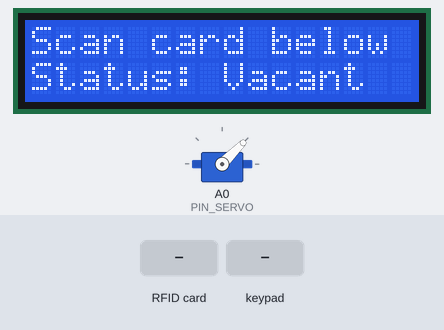
Recording of a sketch running on a simulated Arduino Uno, built with avr-gcc and run on an emulated ATmega328P. Shown: servo, 16×2 character LCD. The test bench sets the inputs (shaded band). What the sketch prints to the serial monitor is not drawn.

Above: at 1.3 s.
1.4 s: RFID card 5E 7A 19 C4 held to the reader
At 2.2 s:
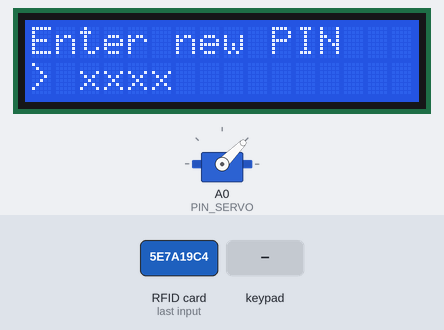
3.0 s: keypad keys 9 8 7 6 # pressed 0.4 s apart
At 6.0 s:
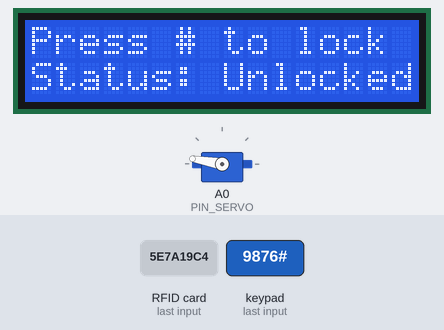
6.5 s: key '#' pressed
At 7.1 s:
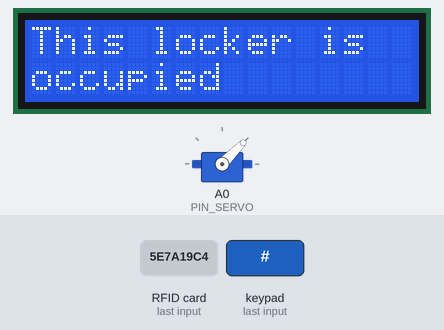
8.0 s: RFID card 5E 7A 19 C4 held to the reader
At 8.8 s:
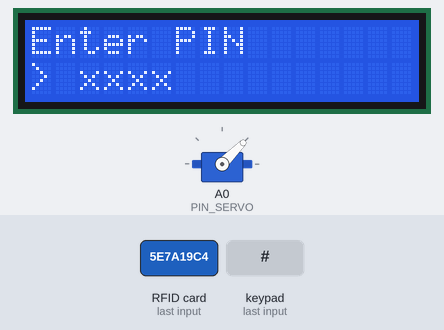
9.7 s: key 'A' pressed
At 10.9 s:
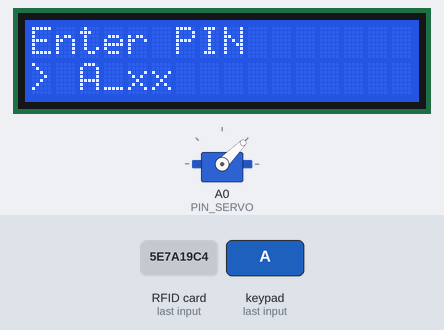
11.2 s: key 'B' pressed
At 12.2 s:
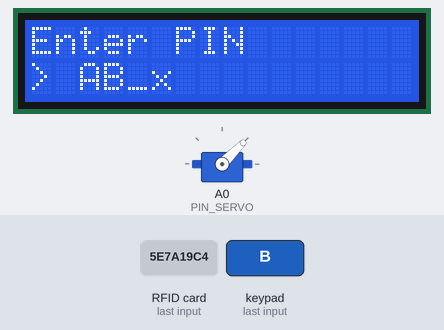
Timing chart, 0 to 13.7 s (numbered marks = the images above; inputs shaded):
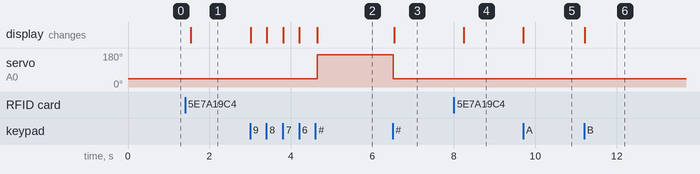

Measured:
- after the input at 1.4 s, the display: changes after 0.14 s (image 1)
- after the input at 3.0 s, servo on A0 (PIN_SERVO): 45° → 170° after 1.6 s; the display: first changes at once (image 2 shows a later state)
- after the input at 6.5 s, servo on A0 (PIN_SERVO): 170° → 45° at once; the display: changes at once (image 3)
- after the input at 8.0 s, the display: changes after 0.24 s (image 4)
- after the input at 9.7 s, the display: changes at once (image 5)
- after the input at 11.2 s, the display: changes at once (image 6)

The sketch:

Self-Service_Baggage_Lockers.ino
```cpp
/*
 * Baliuag University Library Locker - An RFID-based Baggage System.
 *
 * ========== MODULES USED ==========
 *
 * - 1x LCD1602 Module
 * - 1x RC522 RFID Module
 * - 1x Membrane Switch Module
 * - 1x SG90 Servo Motor
 *
 * ========== THIRD-PARTY LIBRARIES INCLUDED ==========
 *
 * - Keypad v3.1.1 (https://playground.arduino.cc/Code/Keypad)
 * - LiquidCrystal_I2C v1.1.2
 * (https://github.com/marcoschwartz/LiquidCrystal_I2C)
 * - MFRC522 v1.4.11 (https://github.com/miguelbalboa/rfid)
 * - Servo v1.2.1 (https://www.arduino.cc/en/Reference/Servo)
 *
 * ========== PIN LAYOUT ==========
 *
 * | Pin Number/Code | Description              |
 * | --------------- | ------------------------ |
 * |                 |                          |
 * | A0              | SG90 Servo Motor         |
 * | 1               | Membrane switch column 4 |
 * | 2               | Membrane switch column 3 |
 * | 3               | Membrane switch column 2 |
 * | 4               | Membrane switch column 1 |
 * | 5               | RFID RST                 |
 * | 6               | Membrane switch row 4    |
 * | 7               | Membrane switch row 3    |
 * | 8               | Membrane switch row 2    |
 * | 9               | Membrane switch row 1    |
 * | 10              | RFID SDA/SS              |
 * | 11              | RFID MOSI                |
 * | 12              | RFID MISO                |
 * | 13              | RFID SCK                 |
 * | SDA             | LCD1602 SDA              |
 * | SCL             | LCD1602 I2C SCL          |
 */

#include <Servo.h>
#include <Keypad.h>
#include <MFRC522.h>
#include <SPI.h> // used together with MFRC522.h
#include <LiquidCrystal_I2C.h>

#define BAUD_RATE 9600 // 115200bps is too fast

// Servo configuration
#define PIN_SERVO A0
#define SERVO_UNLOCK 170 // degrees to unlock the door
#define SERVO_LOCK 45    // degrees to lock the door
Servo servo;

// Keypad configuration
#define KEYPAD_ROWS 4
#define KEYPAD_COLS 4
#define KEYPAD_BACKSPACE_CHAR keypad_keys[3][0] // use this key as backspace button
#define KEYPAD_ENTER_CHAR keypad_keys[3][2]     // use this key as enter button
// keypad pinout: R1,R2,R3,R4,C1,C2,C3,C4
byte PIN_KEYPAD_ROWS[KEYPAD_ROWS] = {9, 8, 7, 6};
byte PIN_KEYPAD_COLS[KEYPAD_COLS] = {4, 3, 2, 1};
char keypad_keys[KEYPAD_ROWS][KEYPAD_COLS] = {
    {'1', '2', '3', 'A'}, // map keypad buttons to matrix.
    {'4', '5', '6', 'B'},
    {'7', '8', '9', 'C'},
    {'*', '0', '#', 'D'}};
Keypad keypad = Keypad(makeKeymap(keypad_keys), PIN_KEYPAD_ROWS,
                       PIN_KEYPAD_COLS, KEYPAD_ROWS, KEYPAD_COLS);

// LCD I2C configuration
LiquidCrystal_I2C lcd(0x27, 16, 2);

// RFID configuration
#define PIN_RFID_SS 10
#define PIN_RFID_RST 5
MFRC522 rfid(PIN_RFID_SS, PIN_RFID_RST);

// locker configuration
bool skip_detect = false; // flag used to disallow duplicate RFID scans
byte locker_status = 0;   // 0 = vacant; 1 = occupied
String owner_uid = "";
String owner_pin = "";

// Set lines 1 and 2 of the LCD to the contents of <line1>
// and <line2>, overwriting its current contents.
void setLCDContent(String line1, String line2)
{
    lcd.clear();
    lcd.setCursor(0, 0);
    lcd.print(line1);
    lcd.setCursor(0, 1);
    lcd.print(line2);
}

// left-pad the string using the specified character.
String leftPadString(String str_to_pad, String padchar, int length)
{
    String padded_string = "";
    int pad_length = length - str_to_pad.length();
    // Add padding to the left
    for (int i = 0; i < pad_length; i++)
        padded_string += padchar;
    padded_string += str_to_pad;
    return padded_string;
}

// Read the UID of the RFID card.
String readRFIDUID()
{
    String uid = "";
    for (int i = 0; i < rfid.uid.size; i++)
    {
        uid += String(rfid.uid.uidByte[i] < 0x10 ? " 0" : " ");
        uid += String(rfid.uid.uidByte[i], HEX);
    }

    return uid;
}

// Ask the new owner their desired PIN.
void getNewOwner(String uid)
{
    Serial.println("Locker status: Vacant");
    byte in_cols[] = {2, 3, 4, 5}; // for LCD
    char date_cols_placeholder[] = {'x', 'x', 'x', 'x'};

    Serial.println("Asking the user a new pin.");
    setLCDContent("Enter new PIN", "> xxxx");
    byte input_len = 4;
    byte pointer = 0;
    char input[input_len + 1] = {}; // +1 to account for null byte
    while (true)
    {
        char keypress = keypad.getKey();
        if (keypress == NULL)
            continue; // wait for user input.

        // backspace
        if (keypress == KEYPAD_BACKSPACE_CHAR)
        {
            if (pointer != 0)
            {
                input[--pointer] = 0;
                lcd.setCursor(in_cols[pointer], 1);
                lcd.print(date_cols_placeholder[pointer]);
            }
            continue;
        }

        if (keypress == KEYPAD_ENTER_CHAR)
        {
            if (pointer != input_len)
                continue; // do nothing if unchanged

            owner_uid = uid;
            owner_pin = String(input);
            locker_status = 1;
            Serial.println("New owner UID: " + owner_uid);
            Serial.println("New owner PIN: " + String(input)); // NOTE: This is not secure in production use.
            setLCDContent("Press # to lock", "Status: Unlocked");
            Serial.println("Unlocking door.");
            servo.write(SERVO_UNLOCK);
            while (true)
            {
                keypress = keypad.getKey();
                if (keypress == keypad_keys[3][2])
                {
                    Serial.println("Locking door.");
                    break;
                }
            }
            servo.write(SERVO_LOCK);
            setLCDContent("This locker is", "occupied");
            Serial.println("My people need me.");
            return;
        }
        input[pointer] = keypress;
        if (pointer == input_len)
            continue;
        if (pointer < input_len - 1)
        {
            lcd.setCursor(in_cols[pointer + 1], 1);
            lcd.print('_');
        }
        lcd.setCursor(in_cols[pointer], 1);
        lcd.print(input[pointer++]);

        Serial.println(String(pointer) + " | " + String(input));
    }
}

// Ask the owner to enter their PIN to unlock the locker.
// This will also remove the owner's UID and PIN from the system,
// allowing the locker to be used by another person.
void FarewellOwner(String uid)
{
    Serial.println("Locker status: Occupied");
    byte in_cols[] = {2, 3, 4, 5}; // for LCD
    char date_cols_placeholder[] = {'x', 'x', 'x', 'x'};

    Serial.println(uid);
    Serial.println(owner_uid);
    if (uid != owner_uid)
    {
        Serial.println("The card owner is not the owner of this locker. Ignoring.");
        setLCDContent("You are not", "the owner!");
        delay(5000);
        setLCDContent("This locker is", "occupied");
        return;
    }

    Serial.println("The card owner is the owner.");
    Serial.println("Asking the user's pin.");
    setLCDContent("Enter PIN", "> xxxx");
    byte input_len = 4;
    byte pointer = 0;
    char input[input_len + 1] = {}; // +1 to account for null byte
    while (true)
    {
        char keypress = keypad.getKey();
        if (keypress == NULL)
            continue; // wait for user input.

        // backspace
        if (keypress == KEYPAD_BACKSPACE_CHAR)
        {
            if (pointer != 0)
            {
                input[--pointer] = 0;
                lcd.setCursor(in_cols[pointer], 1);
                lcd.print(date_cols_placeholder[pointer]);
            }
            continue;
        }

        if (keypress == KEYPAD_ENTER_CHAR)
        {
            if (pointer != input_len)
                continue; // do nothing if unchanged

            if (owner_pin != String(input))
            {
                setLCDContent("Invalid PIN!", "");
                delay(5000);
                setLCDContent("This locker is", "occupied");
                return;
            }

            // clear the owner's UID and PIN
            owner_uid = "";
            owner_pin = "";
            locker_status = 0; // set locker status to vacant
            setLCDContent("Press # to lock", "Status: Unlocked");
            Serial.println("Unlocking door.");
            servo.write(SERVO_UNLOCK);
            while (true)
            {
                keypress = keypad.getKey();
                if (keypress == keypad_keys[3][2])
                {
                    Serial.println("Locking door.");
                    break;
                }
            }
            servo.write(SERVO_LOCK);
            setLCDContent("This locker is", "vacant");
            Serial.println("My people need me.");
            return;
        }
        input[pointer] = keypress;
        if (pointer == input_len)
            continue;
        if (pointer < input_len - 1)
        {
            lcd.setCursor(in_cols[pointer + 1], 1);
            lcd.print('_');
        }
        lcd.setCursor(in_cols[pointer], 1);
        lcd.print(input[pointer++]);

        Serial.println(String(pointer) + " | " + String(input));
    }
}

void setup()
{
    Serial.begin(BAUD_RATE);

    Serial.println("Initializing servo motor...");
    servo.attach(PIN_SERVO);
    servo.write(SERVO_LOCK); // lock the door by default

    Serial.println("Initializing RFID sensor...");
    SPI.begin();
    rfid.PCD_Init();

    Serial.println("Initializing LCD module...");
    lcd.init();
    lcd.backlight();

    Serial.println("Ready.");
    setLCDContent("Scan card below", "Status: Vacant");
}

void loop()
{
    if (rfid.PICC_IsNewCardPresent())
    {
        Serial.println("A new card has been detected.");
        if (skip_detect)
        {
            Serial.println("skip_detect is true. Skipping...");
            skip_detect = false;
            return;
        }

        skip_detect = true;
        if (rfid.PICC_ReadCardSerial())
        {
            Serial.println("UID has been read.");
            MFRC522::PICC_Type piccType = rfid.PICC_GetType(rfid.uid.sak);
            Serial.println("RFID/NFC Tag Type: " + String(rfid.PICC_GetTypeName(piccType)));

            // read the UID
            String uid = readRFIDUID();
            Serial.println("UID: " + uid);

            rfid.PICC_HaltA();      // halt PICC
            rfid.PCD_StopCrypto1(); // stop encryption on PCD

            switch (locker_status)
            {
            case 0:
                getNewOwner(uid);
                break;

            case 1:
                FarewellOwner(uid);
                break;

            default:  // NOTE: This should never happen. If it does, it's just a skill issue.
                Serial.println("Locker status: Unknown");
                break;
            }
        }
    }
}
```
